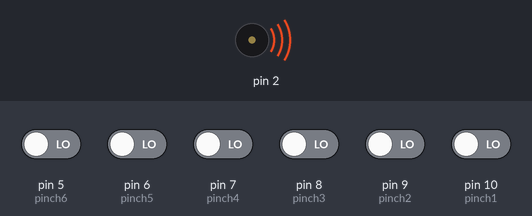
This sketch was run on a simulated Arduino Uno, built with avr-gcc and run on an emulated ATmega328P. Parts: buzzer (waves = sounding). Inputs (shaded band) come from the test bench; at power-on: pin 5 (pinch6), pin 6 (pinch5), pin 7 (pinch4), pin 8 (pinch3), pin 9 (pinch2), pin 10 (pinch1) LOW. What the sketch prints to the serial monitor is not drawn.

Above: at 0.1 s.
At 1.1 s:
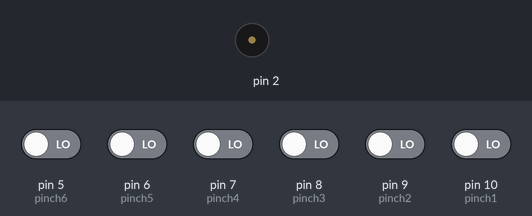
Timing chart, 0 to 2.6 s (numbered marks = the images above):
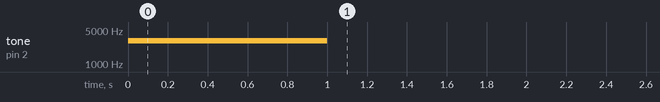

The sketch:

RC_BOE01.ino
```cpp
// BOE shield - Hooking to HobbyKing RC unit
//
//#use Serial
#include <Servo.h>
//Servo servoLeft;
//Servo servoRight;


// declare R/C pins and variables
int ch1; // Here's where we'll keep our channel values
int ch2;
int ch3;
int ch4;
int ch5;
int ch6;

int pinch1 = 10;
int pinch2 = 9;
int pinch3 = 8;
int pinch4 = 7;
int pinch5 = 6;
int pinch6 = 5;

void setup() {

  tone(2, 3000, 1000);                       // Play tone for 1 second
  delay(1000);                               // Delay to finish tone

  pinMode(pinch1, INPUT); // Set our input pins as such
  pinMode(pinch2, INPUT);
  pinMode(pinch3, INPUT);
  pinMode(pinch4, INPUT);
  pinMode(pinch5, INPUT);
  pinMode(pinch6, INPUT);

  Serial.begin(57600);
}

void loop() {

  ch1 = pulseIn(pinch1, HIGH, 25000); // Read the pulse width of
  ch2 = pulseIn(pinch2, HIGH, 25000); // each channel
  ch3 = pulseIn(pinch3, HIGH, 25000);
  ch4 = pulseIn(pinch4, HIGH, 25000);
  ch5 = pulseIn(pinch5, HIGH, 25000);
  ch6 = pulseIn(pinch6, HIGH, 25000);

  Serial.print("Channel 1: ");
  Serial.print(ch1);        // each channel
  Serial.print(", Right X = ");
  Serial.println(map(ch1,1142,1862,-127,127));        // each channel

  Serial.print("Channel 2: ");
  Serial.print(ch2);        // each channel
  Serial.print(", Right Y = ");
  Serial.println(map(ch2,1146,1791,-127,127));        // each channel

  Serial.print("Channel 3:");
  Serial.println(ch3);

  Serial.print("Channel 4:");
  Serial.println(ch4);

  Serial.print("Channel 5:");
  Serial.println(ch5);

  Serial.print("Channel 6:");
  Serial.println(ch6);
  Serial.println("");

  delay(1000); // delay for ease in reading
}
```
